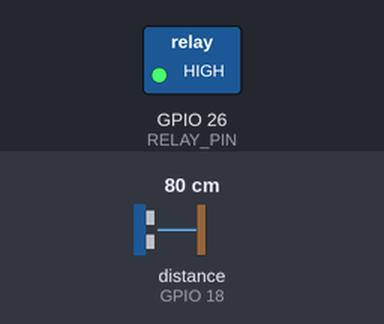
A sketch run on a simulated ESP32. On the bench: switched loads named in the sketch (green lamp = pin HIGH). Inputs (shaded band) come from the test bench; at power-on: distance to the obstacle (sensor on GPIO 18) 80 cm. The echo pulse lasts 58.3 µs per cm; WiFi joins after 1.5 s; servers stay silent unless stated; the local clock reads 2024-03-15 10:24:30 at power-on unless the sketch sets it; random numbers use the default seed unless the sketch sets one; no MQTT or app messages arrive unless stated; pins used as bus, display or sensor lines are not drawn; what the sketch prints to the serial monitor is not drawn.

Above: at 5.8 s.
5.9 s: distance to the obstacle (sensor on GPIO 18) set to 4 cm
7.4 s: distance to the obstacle (sensor on GPIO 18) set to 2 cm
11.5 s: distance to the obstacle (sensor on GPIO 18) set to 107 cm
15.7 s: distance to the obstacle (sensor on GPIO 18) set to 118 cm
18.7 s: distance to the obstacle (sensor on GPIO 18) set to 120 cm
At 20.6 s:
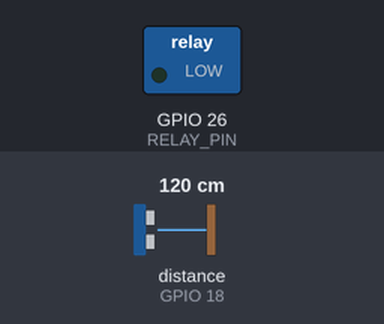
Timing chart, 0 to 22.1 s (numbered marks = the images above; inputs shaded):
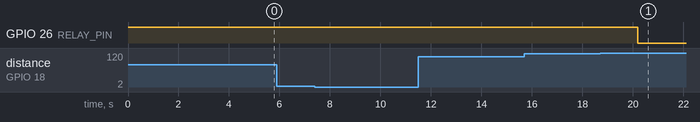

The sketch:

sketch.ino
```cpp
#include <Arduino.h>
#include <ArduinoJson.h>
#include <PubSubClient.h>
#include <WiFi.h>
#include <algorithm>
#include <math.h>
#include <time.h>

#include "config.h"

constexpr uint8_t TRIG_PIN = 5;
constexpr uint8_t ECHO_PIN = 18;
constexpr uint8_t RELAY_PIN = 26;
constexpr bool SIMULATE_NOISE = false;
constexpr uint32_t PUBLISH_INTERVAL_MS = 5000;
constexpr uint32_t WIFI_RETRY_INTERVAL_MS = 10000;
constexpr uint32_t MQTT_RETRY_INTERVAL_MS = 5000;
constexpr uint8_t PING_COUNT = 5;
constexpr uint32_t ECHO_TIMEOUT_US = 30000;
constexpr char WIFI_SSID[] = "Wokwi-GUEST";
constexpr char MQTT_HOST[] = "broker.hivemq.com";
constexpr uint16_t MQTT_PORT = 1883;

WiFiClient wifiClient;
PubSubClient mqttClient(wifiClient);
String telemetryTopic;
String statusTopic;
uint32_t sequenceNumber = 0;
uint32_t lastPublishAt = 0;
uint32_t lastWifiAttemptAt = 0;
uint32_t lastMqttAttemptAt = 0;
uint32_t pumpStartedAt = 0;
uint32_t dryRunLockoutStartedAt = 0;
float pumpStartLevelPct = 0;
bool pumpOn = false;
bool dryRunLockout = false;
bool wifiAttempted = false;
bool mqttAttempted = false;

bool getUtcTimestamp(char* output, size_t outputSize) {
  struct tm timeInfo;
  if (!getLocalTime(&timeInfo, 20)) {
    return false;
  }
  return strftime(output, outputSize, "%Y-%m-%dT%H:%M:%SZ", &timeInfo) > 0;
}

void setPump(bool enabled) {
  pumpOn = enabled;
  const bool relayPinHigh = RELAY_ACTIVE_LOW ? !enabled : enabled;
  digitalWrite(RELAY_PIN, relayPinHigh ? HIGH : LOW);
}

bool readMedianDistance(float* distanceCm) {
  float readings[PING_COUNT];
  for (uint8_t index = 0; index < PING_COUNT; ++index) {
    digitalWrite(TRIG_PIN, LOW);
    delayMicroseconds(2);
    digitalWrite(TRIG_PIN, HIGH);
    delayMicroseconds(10);
    digitalWrite(TRIG_PIN, LOW);

    const uint32_t echoDuration = pulseIn(ECHO_PIN, HIGH, ECHO_TIMEOUT_US);
    if (echoDuration == 0) {
      Serial.printf(
          "HC-SR04 timeout on ping %u/%u (TRIG GPIO%u, ECHO GPIO%u). Check sensor wiring.\n",
          static_cast<unsigned>(index + 1), static_cast<unsigned>(PING_COUNT), TRIG_PIN,
          ECHO_PIN);
      return false;
    }

    float reading = static_cast<float>(echoDuration) * 0.0343f / 2.0f;
    if (SIMULATE_NOISE) {
      reading += static_cast<float>(random(-30, 31)) / 10.0f;
    }
    if (reading < SENSOR_MIN_DISTANCE_CM || reading > SENSOR_MAX_DISTANCE_CM) {
      Serial.printf("HC-SR04 out-of-range ping %u/%u: %.1f cm (echo %lu us).\n",
                    static_cast<unsigned>(index + 1), static_cast<unsigned>(PING_COUNT), reading,
                    static_cast<unsigned long>(echoDuration));
      return false;
    }
    readings[index] = reading;
    delay(30);
  }

  std::sort(readings, readings + PING_COUNT);
  *distanceCm = readings[PING_COUNT / 2];
  return true;
}

float distanceToLevelPct(float distanceCm) {
  const float waterHeightCm =
      constrain(SENSOR_DISTANCE_EMPTY_CM - distanceCm, 0.0f, TANK_HEIGHT_CM);
  return waterHeightCm / TANK_HEIGHT_CM * 100.0f;
}

float levelPctToVolumeL(float levelPct) {
  const float waterHeightCm = constrain(levelPct, 0.0f, 100.0f) * TANK_HEIGHT_CM / 100.0f;
  const float radiusCm = TANK_DIAMETER_CM / 2.0f;
  return PI * radiusCm * radiusCm * waterHeightCm / 1000.0f;
}

float roundedToTenth(float value) {
  return roundf(value * 10.0f) / 10.0f;
}

void updatePump(bool sensorOk, float levelPct) {
  const uint32_t now = millis();
  if (!sensorOk) {
    setPump(false);
    return;
  }

  if (dryRunLockout && now - dryRunLockoutStartedAt >= PUMP_RETRY_DELAY_MS) {
    dryRunLockout = false;
  }

  if (pumpOn) {
    if (levelPct >= PUMP_OFF_AT_OR_ABOVE_PCT) {
      setPump(false);
      Serial.println("Pump stopped: upper hysteresis threshold reached.");
      return;
    }
    if (now - pumpStartedAt >= PUMP_DRY_RUN_TIMEOUT_MS &&
        levelPct < pumpStartLevelPct + PUMP_DRY_RUN_MIN_RISE_PCT) {
      setPump(false);
      dryRunLockout = true;
      dryRunLockoutStartedAt = now;
      Serial.println("Pump dry-run protection tripped; retry is delayed.");
      return;
    }
  } else if (!dryRunLockout && levelPct <= PUMP_ON_AT_OR_BELOW_PCT) {
    setPump(true);
    pumpStartedAt = now;
    pumpStartLevelPct = levelPct;
    Serial.println("Pump started: lower hysteresis threshold reached.");
  }
}

void publishStatus(bool online) {
  StaticJsonDocument<128> document;
  document["device_id"] = DEVICE_ID;
  document["online"] = online;
  if (online) {
    document["fw"] = "1.0.0";
    char timestamp[25];
    if (getUtcTimestamp(timestamp, sizeof(timestamp))) {
      document["ts"] = timestamp;
    }
  }
  char payload[128];
  const size_t length = serializeJson(document, payload, sizeof(payload));
  if (length == 0 || !mqttClient.publish(statusTopic.c_str(), payload, true)) {
    Serial.println("Failed to publish device status.");
  }
}

void connectMqttIfNeeded() {
  if (mqttClient.connected() || !MQTT_PREFIX_CONFIGURED || WiFi.status() != WL_CONNECTED) {
    return;
  }
  const uint32_t now = millis();
  if (mqttAttempted && now - lastMqttAttemptAt < MQTT_RETRY_INTERVAL_MS) {
    return;
  }
  lastMqttAttemptAt = now;
  mqttAttempted = true;

  char clientId[48];
  snprintf(clientId, sizeof(clientId), "%s-%08lx", DEVICE_ID,
           static_cast<unsigned long>(ESP.getEfuseMac() & 0xffffffff));
  char offlinePayload[64];
  snprintf(offlinePayload, sizeof(offlinePayload),
           "{\"device_id\":\"%s\",\"online\":false}", DEVICE_ID);
  if (mqttClient.connect(clientId, statusTopic.c_str(), 0, true, offlinePayload)) {
    Serial.printf("Connected to MQTT broker %s:%u\n", MQTT_HOST, MQTT_PORT);
    publishStatus(true);
  } else {
    Serial.printf("MQTT connection failed, state=%d\n", mqttClient.state());
  }
}

void connectWifiIfNeeded() {
  if (WiFi.status() == WL_CONNECTED) {
    return;
  }
  const uint32_t now = millis();
  if (wifiAttempted && now - lastWifiAttemptAt < WIFI_RETRY_INTERVAL_MS) {
    return;
  }
  lastWifiAttemptAt = now;
  wifiAttempted = true;
  Serial.printf("Connecting to WiFi %s...\n", WIFI_SSID);
  WiFi.begin(WIFI_SSID, "", 6);
}

void publishMeasurement(bool sensorOk, float distanceCm, float levelPct, float volumeL) {
  if (!mqttClient.connected()) {
    return;
  }
  char timestamp[25];
  if (!getUtcTimestamp(timestamp, sizeof(timestamp))) {
    Serial.println("NTP time is not ready; telemetry was not published.");
    return;
  }

  StaticJsonDocument<512> document;
  document["schema_version"] = 1;
  document["device_id"] = DEVICE_ID;
  document["ts"] = timestamp;
  document["seq"] = sequenceNumber++;
  if (sensorOk) {
    document["distance_cm"] = roundedToTenth(distanceCm);
    document["level_pct"] = roundedToTenth(levelPct);
    document["volume_l"] = roundedToTenth(volumeL);
  } else {
    document["distance_cm"] = nullptr;
    document["level_pct"] = nullptr;
    document["volume_l"] = nullptr;
  }
  document["pump_on"] = pumpOn;
  document["sensor_ok"] = sensorOk;
  document["rssi"] = WiFi.RSSI();
  document["source"] = "wokwi";

  char payload[384];
  const size_t length = serializeJson(document, payload, sizeof(payload));
  if (length == 0 || !mqttClient.publish(telemetryTopic.c_str(), payload, false)) {
    Serial.println("Failed to publish telemetry.");
    return;
  }
  Serial.println(payload);
}

void setup() {
  Serial.begin(115200);
  pinMode(TRIG_PIN, OUTPUT);
  pinMode(ECHO_PIN, INPUT);
  pinMode(RELAY_PIN, OUTPUT);
  setPump(false);

  telemetryTopic = String(MQTT_TOPIC_PREFIX) + "/" + DEVICE_ID + "/telemetry";
  statusTopic = String(MQTT_TOPIC_PREFIX) + "/" + DEVICE_ID + "/status";
  mqttClient.setServer(MQTT_HOST, MQTT_PORT);
  mqttClient.setBufferSize(512);
  mqttClient.setKeepAlive(30);

  if (!MQTT_PREFIX_CONFIGURED) {
    Serial.println("MQTT is disabled until a unique topic prefix is configured.");
  } else {
    configTime(0, 0, "pool.ntp.org", "time.nist.gov");
    WiFi.mode(WIFI_STA);
  }
}

void loop() {
  connectWifiIfNeeded();
  connectMqttIfNeeded();
  mqttClient.loop();

  const uint32_t now = millis();
  if (now - lastPublishAt < PUBLISH_INTERVAL_MS) {
    delay(5);
    return;
  }
  lastPublishAt = now;

  float distanceCm = 0;
  const bool sensorOk = readMedianDistance(&distanceCm);
  float levelPct = 0;
  float volumeL = 0;
  if (sensorOk) {
    levelPct = distanceToLevelPct(distanceCm);
    volumeL = levelPctToVolumeL(levelPct);
  }

  updatePump(sensorOk, levelPct);
  if (sensorOk) {
    Serial.printf("distance=%.1f cm level=%.1f%% volume=%.1f L pump=%s\n",
                  distanceCm, levelPct, volumeL, pumpOn ? "ON" : "OFF");
  } else {
    Serial.println("Sensor reading invalid; pump switched off.");
  }
  publishMeasurement(sensorOk, distanceCm, levelPct, volumeL);
}
```

config.h
```cpp
#pragma once

#define DEVICE_ID "tank-01"
#define MQTT_TOPIC_PREFIX "wlm/tdia2-tdia2-d75171"
#define MQTT_PREFIX_CONFIGURED true

constexpr float TANK_DIAMETER_CM = 100.0f;
constexpr float TANK_HEIGHT_CM = 150.0f;
constexpr float SENSOR_DISTANCE_FULL_CM = 15.0f;
constexpr float SENSOR_DISTANCE_EMPTY_CM = 165.0f;
constexpr float SENSOR_MIN_DISTANCE_CM = 2.0f;
constexpr float SENSOR_MAX_DISTANCE_CM = 400.0f;
constexpr float PUMP_ON_AT_OR_BELOW_PCT = 35.0f;
constexpr float PUMP_OFF_AT_OR_ABOVE_PCT = 90.0f;
constexpr uint32_t PUMP_DRY_RUN_TIMEOUT_MS = 600000UL;
constexpr float PUMP_DRY_RUN_MIN_RISE_PCT = 1.0f;
constexpr uint32_t PUMP_RETRY_DELAY_MS = 1800000UL;
constexpr bool RELAY_ACTIVE_LOW = true;
```

Measured:
- after the input at 5.9 s, every drawn part: stays the same
- after the input at 7.4 s, every drawn part: stays the same
- after the input at 11.5 s, every drawn part: stays the same
- after the input at 15.7 s, every drawn part: stays the same
